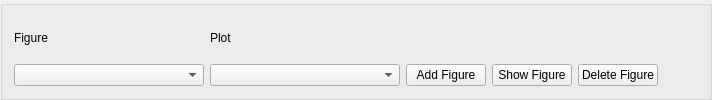
    <widget class="QGroupBox" name="selectorGroupBox">
     <layout class="QGridLayout" name="gridLayout_5">
      <item row="0" column="0">
       <widget class="QLabel" name="label_27">
        <property name="text">
         <string>Figure</string>
        </property>
       </widget>
      </item>
      <item row="0" column="1">
       <widget class="QLabel" name="label_28">
        <property name="text">
         <string>Plot</string>
        </property>
       </widget>
      </item>
      <item row="1" column="0">
       <widget class="QComboBox" name="figureSelector">
        <property name="sizeAdjustPolicy">
         <enum>QComboBox::AdjustToContents</enum>
        </property>
        <property name="minimumContentsLength">
         <number>20</number>
        </property>
       </widget>
      </item>
      <item row="1" column="1">
       <widget class="QComboBox" name="plotSelector">
        <property name="sizeAdjustPolicy">
         <enum>QComboBox::AdjustToContents</enum>
        </property>
        <property name="minimumContentsLength">
         <number>20</number>
        </property>
       </widget>
      </item>
      <item row="1" column="5">
       <spacer name="horizontalSpacer_2">
        <property name="orientation">
         <enum>Qt::Horizontal</enum>
        </property>
        <property name="sizeHint" stdset="0">
         <size>
          <width>40</width>
          <height>20</height>
         </size>
        </property>
       </spacer>
      </item>
      <item row="1" column="2">
       <widget class="QPushButton" name="addFigureButton">
        <property name="sizePolicy">
         <sizepolicy hsizetype="Fixed" vsizetype="Fixed">
          <horstretch>0</horstretch>
          <verstretch>0</verstretch>
         </sizepolicy>
        </property>
        <property name="layoutDirection">
         <enum>Qt::LeftToRight</enum>
        </property>
        <property name="text">
         <string>Add Figure</string>
        </property>
       </widget>
      </item>
      <item row="1" column="4">
       <widget class="QPushButton" name="deleteFigureButton">
        <property name="sizePolicy">
         <sizepolicy hsizetype="Fixed" vsizetype="Fixed">
          <horstretch>0</horstretch>
          <verstretch>0</verstretch>
         </sizepolicy>
        </property>
        <property name="text">
         <string>Delete Figure</string>
        </property>
       </widget>
      </item>
      <item row="1" column="3">
       <widget class="QPushButton" name="showFigureButton">
        <property name="sizePolicy">
         <sizepolicy hsizetype="Fixed" vsizetype="Fixed">
          <horstretch>0</horstretch>
          <verstretch>0</verstretch>
         </sizepolicy>
        </property>
        <property name="text">
         <string>Show Figure</string>
        </property>
       </widget>
      </item>
     </layout>
    </widget>
